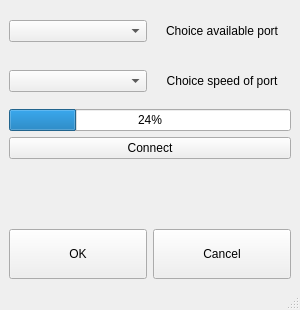
<?xml version="1.0" encoding="UTF-8"?>
<ui version="4.0">
 <class>MainWindow</class>
 <widget class="QMainWindow" name="MainWindow">
  <property name="geometry">
   <rect>
    <x>0</x>
    <y>0</y>
    <width>300</width>
    <height>310</height>
   </rect>
  </property>
  <property name="minimumSize">
   <size>
    <width>300</width>
    <height>310</height>
   </size>
  </property>
  <property name="maximumSize">
   <size>
    <width>300</width>
    <height>310</height>
   </size>
  </property>
  <property name="windowTitle">
   <string>MainWindow</string>
  </property>
  <widget class="QWidget" name="centralwidget">
   <layout class="QVBoxLayout" name="verticalLayout_2">
    <item>
     <layout class="QHBoxLayout" name="horizontalLayout">
      <item>
       <widget class="QComboBox" name="port">
        <property name="minimumSize">
         <size>
          <width>0</width>
          <height>0</height>
         </size>
        </property>
       </widget>
      </item>
      <item>
       <widget class="QLabel" name="lPort">
        <property name="maximumSize">
         <size>
          <width>400</width>
          <height>400</height>
         </size>
        </property>
        <property name="text">
         <string>Choice available port</string>
        </property>
        <property name="alignment">
         <set>Qt::AlignCenter</set>
        </property>
       </widget>
      </item>
     </layout>
    </item>
    <item>
     <layout class="QHBoxLayout" name="horizontalLayout_2">
      <item>
       <widget class="QComboBox" name="speed">
        <property name="minimumSize">
         <size>
          <width>0</width>
          <height>0</height>
         </size>
        </property>
       </widget>
      </item>
      <item>
       <widget class="QLabel" name="lSpeed">
        <property name="maximumSize">
         <size>
          <width>400</width>
          <height>16777215</height>
         </size>
        </property>
        <property name="text">
         <string>Choice speed of port</string>
        </property>
        <property name="alignment">
         <set>Qt::AlignCenter</set>
        </property>
       </widget>
      </item>
     </layout>
    </item>
    <item>
     <widget class="QProgressBar" name="progressBar">
      <property name="value">
       <number>24</number>
      </property>
     </widget>
    </item>
    <item>
     <widget class="QPushButton" name="connect">
      <property name="text">
       <string>Connect</string>
      </property>
     </widget>
    </item>
    <item>
     <widget class="QLabel" name="lConnect">
      <property name="minimumSize">
       <size>
        <width>0</width>
        <height>58</height>
       </size>
      </property>
      <property name="text">
       <string/>
      </property>
      <property name="alignment">
       <set>Qt::AlignCenter</set>
      </property>
     </widget>
    </item>
    <item>
     <layout class="QHBoxLayout" name="horizontalLayout_3">
      <item>
       <widget class="QPushButton" name="OK">
        <property name="minimumSize">
         <size>
          <width>0</width>
          <height>50</height>
         </size>
        </property>
        <property name="text">
         <string>OK</string>
        </property>
       </widget>
      </item>
      <item>
       <widget class="QPushButton" name="Cancel">
        <property name="minimumSize">
         <size>
          <width>0</width>
          <height>50</height>
         </size>
        </property>
        <property name="text">
         <string>Cancel</string>
        </property>
       </widget>
      </item>
     </layout>
    </item>
   </layout>
  </widget>
  <widget class="QMenuBar" name="menubar">
   <property name="geometry">
    <rect>
     <x>0</x>
     <y>0</y>
     <width>300</width>
     <height>26</height>
    </rect>
   </property>
  </widget>
  <widget class="QStatusBar" name="statusbar"/>
 </widget>
 <resources/>
 <connections/>
</ui>
